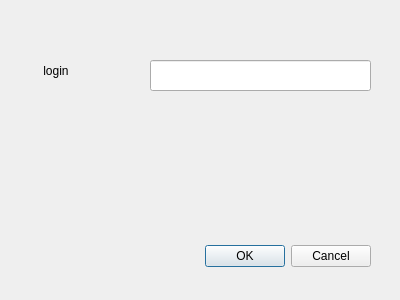
<?xml version="1.0" encoding="UTF-8"?>
<ui version="4.0">
 <class>Dialog</class>
 <widget class="QDialog" name="Dialog">
  <property name="geometry">
   <rect>
    <x>0</x>
    <y>0</y>
    <width>400</width>
    <height>300</height>
   </rect>
  </property>
  <property name="windowTitle">
   <string>Dialog</string>
  </property>
  <widget class="QDialogButtonBox" name="buttonBox">
   <property name="geometry">
    <rect>
     <x>30</x>
     <y>240</y>
     <width>341</width>
     <height>32</height>
    </rect>
   </property>
   <property name="orientation">
    <enum>Qt::Horizontal</enum>
   </property>
   <property name="standardButtons">
    <set>QDialogButtonBox::Cancel|QDialogButtonBox::Ok</set>
   </property>
  </widget>
  <widget class="QLabel" name="lable_name">
   <property name="geometry">
    <rect>
     <x>40</x>
     <y>50</y>
     <width>81</width>
     <height>41</height>
    </rect>
   </property>
   <property name="text">
    <string> login</string>
   </property>
  </widget>
  <widget class="QLineEdit" name="user_name">
   <property name="geometry">
    <rect>
     <x>150</x>
     <y>60</y>
     <width>221</width>
     <height>31</height>
    </rect>
   </property>
  </widget>
 </widget>
 <resources/>
 <connections>
  <connection>
   <sender>buttonBox</sender>
   <signal>accepted()</signal>
   <receiver>Dialog</receiver>
   <slot>accept()</slot>
   <hints>
    <hint type="sourcelabel">
     <x>248</x>
     <y>254</y>
    </hint>
    <hint type="destinationlabel">
     <x>157</x>
     <y>274</y>
    </hint>
   </hints>
  </connection>
  <connection>
   <sender>buttonBox</sender>
   <signal>rejected()</signal>
   <receiver>Dialog</receiver>
   <slot>reject()</slot>
   <hints>
    <hint type="sourcelabel">
     <x>316</x>
     <y>260</y>
    </hint>
    <hint type="destinationlabel">
     <x>286</x>
     <y>274</y>
    </hint>
   </hints>
  </connection>
 </connections>
</ui>
